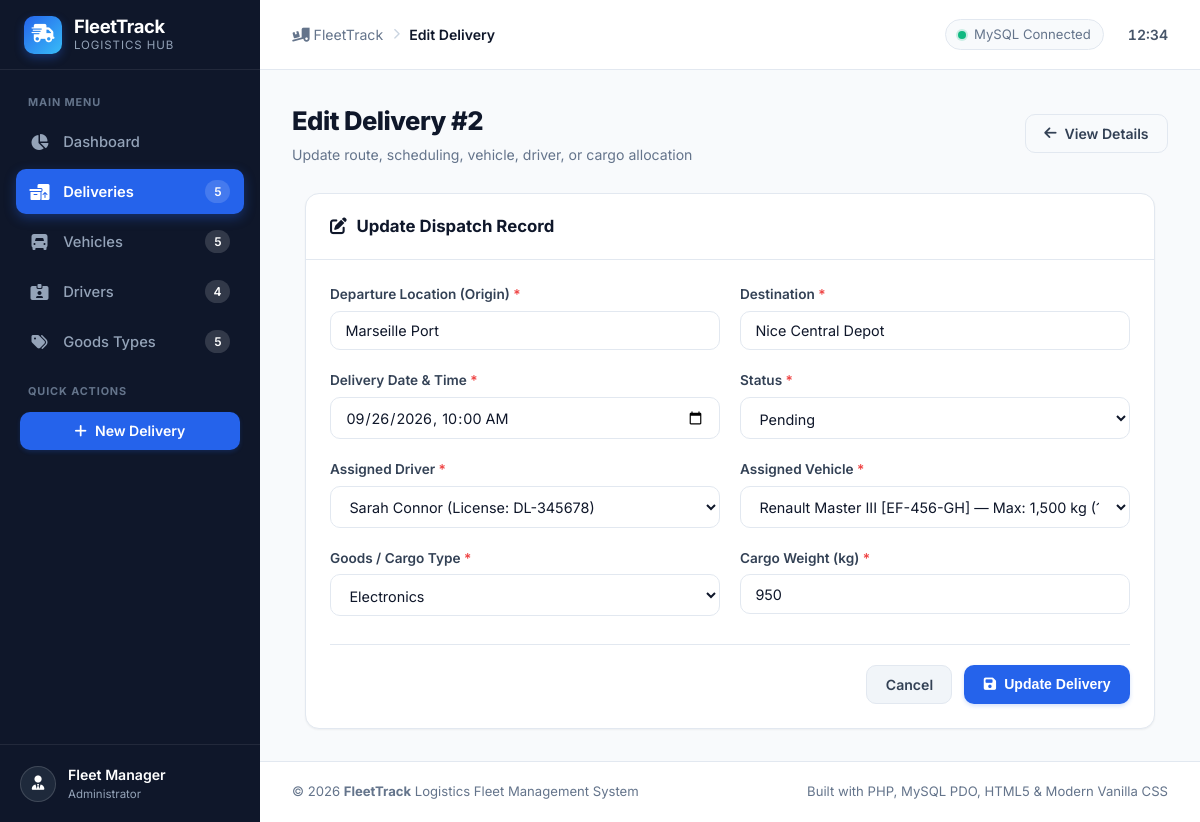
/deliveries/edit.php?id=2, run on the app's committed database.
### tables this page shows
CREATE TABLE `delivery` (
    `id_delivery` INT AUTO_INCREMENT PRIMARY KEY,
    `departure_location` VARCHAR(150) NOT NULL,
    `destination` VARCHAR(150) NOT NULL,
    `delivery_date` DATETIME NOT NULL,
    `status` ENUM('Pending', 'In Transit', 'Delivered', 'Cancelled') NOT NULL DEFAULT 'Pending',
    `weight` FLOAT NOT NULL,
    `id_driver` INT NOT NULL,
    `id_vehicle` INT NOT NULL,
    `id_goods_type` INT NOT NULL,
    CONSTRAINT `fk_delivery_driver` FOREIGN KEY (`id_driver`) 
        REFERENCES `driver` (`id_driver`) 
        ON DELETE RESTRICT 
        ON UPDATE CASCADE,
    CONSTRAINT `fk_delivery_vehicle` FOREIGN KEY (`id_vehicle`) 
        REFERENCES `vehicle` (`id_vehicle`) 
        ON DELETE RESTRICT 
        ON UPDATE CASCADE,
    CONSTRAINT `fk_delivery_goodstype` FOREIGN KEY (`id_goods_type`) 
        REFERENCES `goodstype` (`id_goods_type`) 
        ON DELETE RESTRICT 
        ON UPDATE CASCADE
);

CREATE TABLE `driver` (
    `id_driver` INT AUTO_INCREMENT PRIMARY KEY,
    `first_name` VARCHAR(100) NOT NULL,
    `last_name` VARCHAR(100) NOT NULL,
    `phone` VARCHAR(30) NOT NULL,
    `email` VARCHAR(150) NOT NULL,
    `license_number` VARCHAR(50) NOT NULL UNIQUE
);

CREATE TABLE `vehicle` (
    `id_vehicle` INT AUTO_INCREMENT PRIMARY KEY,
    `registration_number` VARCHAR(50) NOT NULL UNIQUE,
    `model` VARCHAR(100) NOT NULL,
    `brand` VARCHAR(100) NOT NULL,
    `vehicle_type` ENUM('Truck', 'Van', 'Pickup', 'Trailer', 'Semi-Trailer', 'Other') NOT NULL,
    `capacity` FLOAT NOT NULL,
    `status` ENUM('Available', 'On Trip', 'Maintenance', 'Out of Service') NOT NULL DEFAULT 'Available'
);

CREATE TABLE `goodstype` (
    `id_goods_type` INT AUTO_INCREMENT PRIMARY KEY,
    `name` VARCHAR(100) NOT NULL UNIQUE,
    `description` VARCHAR(255) DEFAULT NULL
);

### includes/functions.php (called while the page is built, shortened)
<?php
function e(?string $value): string
{
    return htmlspecialchars((string)($value ?? ''), ENT_QUOTES, 'UTF-8');
}
function url(string $path = ''): string
{
    static $base = null;
    if ($base === null) {
        $scriptName = $_SERVER['SCRIPT_NAME'] ?? '';
        $scriptDir = str_replace('\\', '/', dirname($scriptName));
        $subdirs = ['/drivers', '/vehicles', '/deliveries', '/goods-types', '/config', '/includes'];
        $root = $scriptDir;
        foreach ($subdirs as $sub) {
            if (str_ends_with($root, $sub)) {
                $root = substr($root, 0, -strlen($sub));
                break;
            }
        }
        $base = rtrim($root, '/');
    }
    $cleanPath = ltrim($path, '/');
    return ($base === '' ? '' : $base) . '/' . $cleanPath;
}

### deliveries/edit.php (the view, shortened to what this page needs)
<?php
require_once __DIR__ . '/../includes/functions.php';
$pdo = getDBConnection();
$id = filter_input(INPUT_GET, 'id', FILTER_VALIDATE_INT);
$stmt = $pdo->prepare("SELECT * FROM delivery WHERE id_delivery = ?");
$stmt->execute([$id]);
$delivery = $stmt->fetch();
$drivers = $pdo->query("SELECT id_driver, first_name, last_name, license_number FROM driver ORDER BY first_name, last_name")->fetchAll();
$vehicles = $pdo->query("SELECT id_vehicle, registration_number, brand, model, vehicle_type, capacity, status FROM vehicle ORDER BY brand, model")->fetchAll();
$goodsTypes = $pdo->query("SELECT id_goods_type, name FROM goodstype ORDER BY name")->fetchAll();
$statuses = ['Pending', 'In Transit', 'Delivered', 'Cancelled'];
$errors = [];
$formData = [
    'departure_location' => $delivery['departure_location'],
    'destination'        => $delivery['destination'],
    'delivery_date'      => date('Y-m-d\TH:i', strtotime($delivery['delivery_date'])),
    'status'             => $delivery['status'],
    'weight'             => $delivery['weight'],
    'id_driver'          => $delivery['id_driver'],
    'id_vehicle'         => $delivery['id_vehicle'],
    'id_goods_type'      => $delivery['id_goods_type'],
];
require_once __DIR__ . '/../includes/header.php';
?>
<div class="page-header">
    <div class="page-title-group">
        <h1>Edit Delivery #<?= e($id) ?></h1>
        <p>Update route, scheduling, vehicle, driver, or cargo allocation</p>
    </div>
    <div class="page-actions">
        <a href="<?= url('deliveries/view.php?id=' . $id) ?>" class="btn btn-outline">
            <i class="fa-solid fa-arrow-left"></i> View Details
        </a>
    </div>
</div>
<div class="card" style="max-width: 850px; margin: 0 auto;">
    <div class="card-header">
        <div class="card-title">
            <i class="fa-solid fa-pen-to-square"></i> Update Dispatch Record
        </div>
    </div>
    <div class="card-body">
        <form method="POST" action="<?= url('deliveries/edit.php?id=' . $id) ?>" novalidate>
            <div class="form-grid">
                <div class="form-group">
                    <label class="form-label" for="departure_location">Departure Location (Origin) <span class="required">*</span></label>
                    <input type="text"
                           id="departure_location"
                           name="departure_location"
                           class="form-control <?= isset($errors['departure_location']) ? 'is-invalid' : '' ?>"
                           value="<?= e($formData['departure_location']) ?>"
                           required>
                </div>
                <div class="form-group">
                    <label class="form-label" for="destination">Destination <span class="required">*</span></label>
                    <input type="text"
                           id="destination"
                           name="destination"
                           class="form-control <?= isset($errors['destination']) ? 'is-invalid' : '' ?>"
                           value="<?= e($formData['destination']) ?>"
                           required>
                </div>
                <div class="form-group">
                    <label class="form-label" for="delivery_date">Delivery Date &amp; Time <span class="required">*</span></label>
                    <input type="datetime-local"
                           id="delivery_date"
                           name="delivery_date"
                           class="form-control <?= isset($errors['delivery_date']) ? 'is-invalid' : '' ?>"
                           value="<?= e($formData['delivery_date']) ?>"
                           required>
                </div>
                <div class="form-group">
                    <label class="form-label" for="status">Status <span class="required">*</span></label>
                    <select id="status" name="status" class="form-select <?= isset($errors['status']) ? 'is-invalid' : '' ?>" required>
                        <?php foreach ($statuses as $st): ?>
                            <option value="<?= e($st) ?>" <?= $formData['status'] === $st ? 'selected' : '' ?>>
                                <?= e($st) ?>
                            </option>
                        <?php endforeach; ?>
                    </select>
                </div>
                <div class="form-group">
                    <label class="form-label" for="id_driver">Assigned Driver <span class="required">*</span></label>
                    <select id="id_driver" name="id_driver" class="form-select <?= isset($errors['id_driver']) ? 'is-invalid' : '' ?>" required>
                        <?php foreach ($drivers as $d): ?>
                            <option value="<?= e($d['id_driver']) ?>" <?= $formData['id_driver'] == $d['id_driver'] ? 'selected' : '' ?>>
                                <?= e($d['first_name'] . ' ' . $d['last_name']) ?> (License: <?= e($d['license_number']) ?>)
                            </option>
                        <?php endforeach; ?>
                    </select>
                </div>
                <div class="form-group">
                    <label class="form-label" for="id_vehicle">Assigned Vehicle <span class="required">*</span></label>
                    <select id="id_vehicle" name="id_vehicle" class="form-select <?= isset($errors['id_vehicle']) ? 'is-invalid' : '' ?>" required>
                        <?php foreach ($vehicles as $v): ?>
                            <option value="<?= e($v['id_vehicle']) ?>" <?= $formData['id_vehicle'] == $v['id_vehicle'] ? 'selected' : '' ?>>
                                <?= e($v['brand'] . ' ' . $v['model']) ?> [<?= e($v['registration_number']) ?>] — Max: <?= formatWeight($v['capacity']) ?>
                            </option>
                        <?php endforeach; ?>
                    </select>
                </div>
                <div class="form-group">
                    <label class="form-label" for="id_goods_type">Goods / Cargo Type <span class="required">*</span></label>
                    <select id="id_goods_type" name="id_goods_type" class="form-select <?= isset($errors['id_goods_type']) ? 'is-invalid' : '' ?>" required>
                        <?php foreach ($goodsTypes as $g): ?>
                            <option value="<?= e($g['id_goods_type']) ?>" <?= $formData['id_goods_type'] == $g['id_goods_type'] ? 'selected' : '' ?>>
                                <?= e($g['name']) ?>
                            </option>
                        <?php endforeach; ?>
                    </select>
                </div>
                <div class="form-group">
                    <label class="form-label" for="weight">Cargo Weight (kg) <span class="required">*</span></label>
                    <input type="number"
                           step="any"
                           min="1"
                           id="weight"
                           name="weight"
                           class="form-control <?= isset($errors['weight']) ? 'is-invalid' : '' ?>"
                           value="<?= e($formData['weight']) ?>"
                           required>
                </div>
            </div>
            <div class="form-actions">
                <a href="<?= url('deliveries/view.php?id=' . $id) ?>" class="btn btn-secondary">Cancel</a>
                <button type="submit" class="btn btn-primary">
                    <i class="fa-solid fa-floppy-disk"></i> Update Delivery
                </button>
            </div>
        </form>
    </div>
</div>
<?php require_once __DIR__ . '/../includes/footer.php'; ?>

### assets/css/style.css (style rules this page uses)
:root { --primary: #2563eb; --primary-hover: #1d4ed8; --primary-light: #eff6ff; --primary-dark: #1e40af; --success: #10b981; --success-hover: #059669; --success-bg: #ecfdf5; --success-border: #a7f3d0; --warning: #f59e0b; --warning-hover: #d97706; --warning-bg: #fffbeb; --warning-border: #fde68a; --danger: #ef4444; --danger-hover: #dc2626; --danger-bg: #fef2f2; --danger-border: #fecaca; --info: #0284c7; --info-bg: #f0f9ff; --info-border: #bae6fd; --gray-50: #f8fafc; --gray-100: #f1f5f9; --gray-200: #e2e8f0; --gray-300: #cbd5e1; --gray-400: #94a3b8; --gray-500: #64748b; --gray-600: #475569; --gray-700: #334155; --gray-800: #1e293b; --gray-900: #0f172a; --bg-main: #f8fafc; --bg-surface: #ffffff; --text-main: #0f172a; --text-muted: #64748b; --border-color: #e2e8f0; --sidebar-bg: #0f172a; --sidebar-text: #94a3b8; --sidebar-text-active: #ffffff; --sidebar-hover: #1e293b; --sidebar-active-bg: #2563eb; --sidebar-width: 260px; --radius-sm: 6px; --radius-md: 10px; --radius-lg: 14px; --radius-xl: 20px; --radius-full: 9999px; --shadow-sm: 0 1px 2px 0 rgb(0 0 0 / 0.05); --shadow-md: 0 4px 6px -1px rgb(0 0 0 / 0.1), 0 2px 4px -2px rgb(0 0 0 / 0.1); --shadow-lg: 0 10px 15px -3px rgb(0 0 0 / 0.1), 0 4px 6px -4px rgb(0 0 0 / 0.1); --transition: all 0.2s cubic-bezier(0.4, 0, 0.2, 1); }
*, *::before, *::after { box-sizing: border-box; margin: 0; padding: 0; }
body { font-family: 'Inter', system-ui, -apple-system, BlinkMacSystemFont, 'Segoe UI', Roboto, Oxygen, Ubuntu, Cantarell, sans-serif; background-color: var(--bg-main); color: var(--text-main); line-height: 1.5; -webkit-font-smoothing: antialiased; -moz-osx-font-smoothing: grayscale; }
a { color: var(--primary); text-decoration: none; transition: var(--transition); }
.page-header { display: flex; align-items: center; justify-content: space-between; margin-bottom: 1.75rem; flex-wrap: wrap; gap: 1rem; }
.page-title-group h1 { font-size: 1.6rem; font-weight: 800; color: var(--text-main); letter-spacing: -0.02em; }
.page-title-group p { font-size: 0.88rem; color: var(--text-muted); margin-top: 0.2rem; }
.page-actions { display: flex; align-items: center; gap: 0.75rem; }
.btn { display: inline-flex; align-items: center; justify-content: center; gap: 0.5rem; font-size: 0.88rem; font-weight: 600; padding: 0.6rem 1.15rem; border-radius: var(--radius-md); border: 1px solid transparent; cursor: pointer; transition: var(--transition); text-decoration: none; line-height: 1.25; }
.btn-primary { background-color: var(--primary); color: #ffffff; box-shadow: 0 2px 4px rgba(37, 99, 235, 0.2); }
.btn-secondary { background-color: var(--gray-100); color: var(--gray-700); border-color: var(--gray-200); }
.btn-outline { background-color: transparent; color: var(--gray-700); border-color: var(--border-color); }
.card { background-color: var(--bg-surface); border-radius: var(--radius-lg); border: 1px solid var(--border-color); box-shadow: var(--shadow-sm); overflow: hidden; margin-bottom: 1.5rem; }
.card-header { padding: 1.25rem 1.5rem; border-bottom: 1px solid var(--border-color); display: flex; align-items: center; justify-content: space-between; flex-wrap: wrap; gap: 0.75rem; }
.card-title { font-size: 1.05rem; font-weight: 700; color: var(--text-main); display: flex; align-items: center; gap: 0.6rem; }
.card-body { padding: 1.5rem; }
.form-grid { display: grid; grid-template-columns: repeat(2, 1fr); gap: 1.25rem; }
.form-group { display: flex; flex-direction: column; gap: 0.4rem; }
.form-label { font-size: 0.85rem; font-weight: 600; color: var(--gray-700); }
.form-label .required { color: var(--danger); }
.form-control, .form-select, textarea.form-control { width: 100%; padding: 0.65rem 0.9rem; font-size: 0.9rem; font-family: inherit; color: var(--text-main); background-color: #ffffff; border: 1px solid var(--border-color); border-radius: var(--radius-md); transition: var(--transition); outline: none; }
.form-control::placeholder { color: var(--gray-400); }
.form-actions { display: flex; align-items: center; justify-content: flex-end; gap: 0.75rem; margin-top: 1.75rem; padding-top: 1.25rem; border-top: 1px solid var(--border-color); }

### data on the page
delivery: departure_location "Marseille Port", destination "Nice Central Depot", id_driver "Sarah Connor (License: DL-345678)", id_vehicle "Renault Master III [EF-456-GH] — Max: 1,500 kg (1.50 T)", id_goods_type "Electronics", weight "950"

### other printed values
$navCounts['deliveries'] "5"
$navCounts['vehicles'] "5"
$navCounts['drivers'] "4"
$navCounts['goods-types'] "5"
$pageTitle "Edit Delivery"
$id "2"
form field status "Pending"
